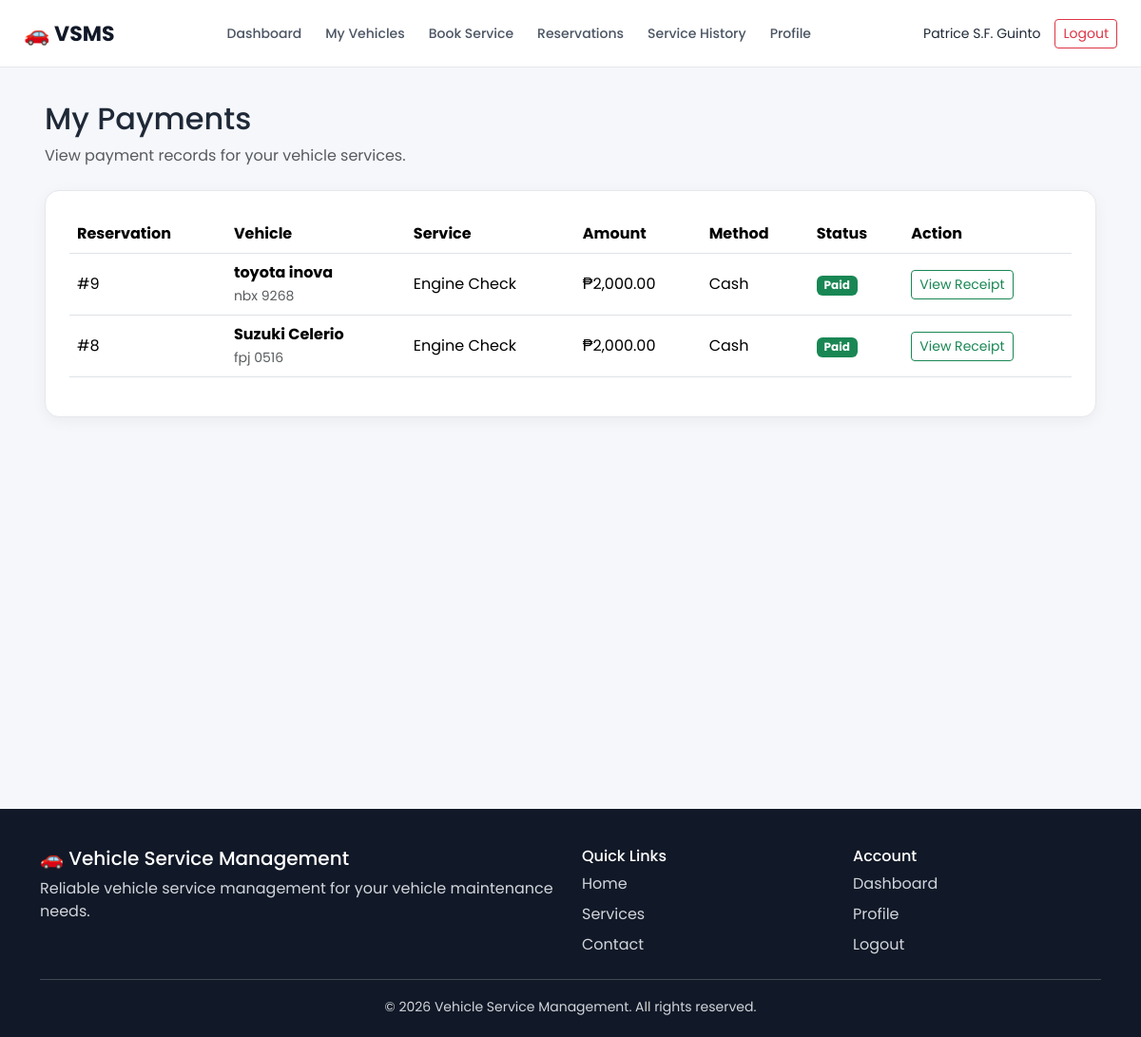
The app's page /customer/payments.php (signed in) with its own data.
### tables this page shows
CREATE TABLE `payments` (
  `id` int(11) NOT NULL,
  `reservation_id` int(11) NOT NULL,
  `amount` decimal(10,2) NOT NULL,
  `payment_method` enum('Cash','GCash','Bank Transfer','Card') NOT NULL DEFAULT 'Cash',
  `status` enum('Pending','Paid','Cancelled') NOT NULL DEFAULT 'Pending',
  `reference_number` varchar(100) DEFAULT NULL,
  `paid_at` datetime DEFAULT NULL,
  `created_at` timestamp NOT NULL DEFAULT current_timestamp()
);

CREATE TABLE `reservations` (
  `id` int(11) NOT NULL,
  `reference_number` varchar(30) DEFAULT NULL,
  `user_id` int(11) DEFAULT NULL,
  `customer_id` int(11) DEFAULT NULL,
  `vehicle_id` int(11) NOT NULL,
  `service_type` varchar(100) NOT NULL,
  `appointment_date` date NOT NULL,
  `appointment_time` time NOT NULL,
  `remarks` text DEFAULT NULL,
  `status` enum('Pending','Approved','In Progress','Completed','Cancelled') DEFAULT 'Pending',
  `mechanic_id` int(11) DEFAULT NULL,
  `created_at` timestamp NOT NULL DEFAULT current_timestamp()
);

CREATE TABLE `vehicles` (
  `id` int(11) NOT NULL,
  `user_id` int(11) DEFAULT NULL,
  `customer_id` int(11) DEFAULT NULL,
  `brand` varchar(50) NOT NULL,
  `model` varchar(50) NOT NULL,
  `year` year(4) NOT NULL,
  `plate_number` varchar(20) NOT NULL,
  `color` varchar(30) DEFAULT NULL,
  `created_at` timestamp NOT NULL DEFAULT current_timestamp()
);

### customer/payments.php (the view, shortened to what this page needs)
<?php
include "../includes/customer_header.php";
$user_id = $_SESSION['customer_id'];
$query = "
    SELECT
        p.id AS payment_id,
        p.amount,
        p.payment_method,
        p.status AS payment_status,
        p.reference_number,
        p.paid_at,
        r.id AS reservation_id,
        r.service_type,
        r.appointment_date,
        v.brand,
        v.model,
        v.plate_number
    FROM payments p
    INNER JOIN reservations r
        ON p.reservation_id = r.id
    INNER JOIN vehicles v
        ON r.vehicle_id = v.id
    WHERE r.user_id = ?
    ORDER BY p.created_at DESC
";
$stmt = mysqli_prepare($conn, $query);
mysqli_stmt_bind_param(
    $stmt,
    "i",
    $user_id
);
mysqli_stmt_execute($stmt);
$result = mysqli_stmt_get_result($stmt);
?>
<div class="container-fluid">
    <div class="mb-4">
        <h2>My Payments</h2>
        <p class="text-muted">
            View payment records for your vehicle services.
        </p>
    </div>
    <div class="dashboard-card">
        <?php if (mysqli_num_rows($result) > 0): ?>
            <div class="table-responsive">
                <table class="table table-hover align-middle">
                    <thead>
                        <tr>
                            <th>Reservation</th>
                            <th>Vehicle</th>
                            <th>Service</th>
                            <th>Amount</th>
                            <th>Method</th>
                            <th>Status</th>
                            <th>Action</th>
                        </tr>
                    </thead>
                    <tbody>
                        <?php while ($payment = mysqli_fetch_assoc($result)): ?>
                            <?php
                            $badge = 'secondary';
                            if ($payment['payment_status'] === 'Paid') {
                                $badge = 'success';
                            } elseif ($payment['payment_status'] === 'Pending') {
                                $badge = 'warning';
                            } elseif ($payment['payment_status'] === 'Cancelled') {
                                $badge = 'danger';
                            }
                            ?>
                            <tr>
                                <td>
                                    #<?= $payment['reservation_id']; ?>
                                </td>
                                <td>
                                    <strong>
                                        <?= htmlspecialchars($payment['brand']); ?>
                                        <?= htmlspecialchars($payment['model']); ?>
                                    </strong>
                                    <br>
                                    <small class="text-muted">
                                        <?= htmlspecialchars($payment['plate_number']); ?>
                                    </small>
                                </td>
                                <td>
                                    <?= htmlspecialchars($payment['service_type']); ?>
                                </td>
                                <td>
                                    ₱<?= number_format($payment['amount'], 2); ?>
                                </td>
                                <td>
                                    <?= htmlspecialchars($payment['payment_method']); ?>
                                </td>
                                <td>
                                    <span class="badge text-bg-<?= $badge; ?>">
                                        <?= htmlspecialchars($payment['payment_status']); ?>
                                    </span>
                                </td>
                                <td>
                                    <?php if ($payment['payment_status'] === 'Paid'): ?>
                                        <a
                                            href="receipt.php?id=<?= $payment['payment_id']; ?>"
                                            class="btn btn-sm btn-outline-success"
                                        >
                                            View Receipt
                                        </a>
                                    <?php else: ?>
                                        <span class="text-muted">
                                            —
                                        </span>
                                    <?php endif; ?>
                                </td>
                            </tr>
                        <?php endwhile; ?>
                    </tbody>
                </table>
            </div>
        <?php endif; ?>
    </div>
</div>
<?php
include "../includes/customer_footer.php";
?>

### includes/customer_header.php (shortened to what this page needs)
<!DOCTYPE html>
<html lang="en">
<head>
    <link
        href="https://cdn.jsdelivr.net/npm/bootstrap@5.3.3/dist/css/bootstrap.min.css"
        rel="stylesheet"
    >
    <link
        rel="stylesheet"
        href="/vehicle-service-management/css/customer.css"
    >
</head>
<body>
<?php if (isset($_SESSION['customer_id'])): ?>
<nav class="customer-navbar">
    <div class="navbar-container">
        <a
            href="/vehicle-service-management/customer/dashboard.php"
            class="navbar-brand"
        >
            🚗 VSMS
        </a>
        <ul class="navbar-menu">
            <li>
                <a href="/vehicle-service-management/customer/dashboard.php">
                    Dashboard
                </a>
            </li>
            <li>
                <a href="/vehicle-service-management/customer/vehicles.php">
                    My Vehicles
                </a>
            </li>
            <li>
                <a href="/vehicle-service-management/customer/book_service.php">
                    Book Service
                </a>
            </li>
            <li>
                <a href="/vehicle-service-management/customer/reservations.php">
                    Reservations
                </a>
            </li>
            <li>
                <a href="/vehicle-service-management/customer/service_history.php">
                    Service History
                </a>
            </li>
            <li>
                <a href="/vehicle-service-management/customer/profile.php">
                    Profile
                </a>
            </li>
        </ul>
        <div class="navbar-user">
            <span>
                <?= htmlspecialchars($_SESSION['customer_name']); ?>
            </span>
            <a
                href="/vehicle-service-management/customer/logout.php"
                class="btn btn-outline-danger btn-sm"
            >
                Logout
            </a>
        </div>
    </div>
</nav>
<?php endif; ?>
<main class="customer-main">

### includes/customer_footer.php (shortened to what this page needs)
</main>
<footer class="customer-footer">
    <div class="container">
        <div class="row">
            <div class="col-md-6">
                <h5>
                    🚗 Vehicle Service Management
                </h5>
                <p>
                    Reliable vehicle service management
                    for your vehicle maintenance needs.
                </p>
            </div>
            <div class="col-md-3">
                <h6>
                    Quick Links
                </h6>
                <a href="/vehicle-service-management/">
                    Home
                </a>
                <a href="/vehicle-service-management/services.php">
                    Services
                </a>
                <a href="/vehicle-service-management/contact.php">
                    Contact
                </a>
            </div>
            <div class="col-md-3">
                <h6>
                    Account
                </h6>
                <?php if (isset($_SESSION['customer_id'])): ?>
                    <a href="/vehicle-service-management/customer/dashboard.php">
                        Dashboard
                    </a>
                    <a href="/vehicle-service-management/customer/profile.php">
                        Profile
                    </a>
                    <a href="/vehicle-service-management/customer/logout.php">
                        Logout
                    </a>
                <?php endif; ?>
            </div>
        </div>
        <hr>
        <div class="text-center">
            <small>
                © 2026 Vehicle Service Management.
                All rights reserved.
            </small>
        </div>
    </div>
</footer>
</body>
</html>

### css/customer.css (style rules this page uses)
* { box-sizing: border-box; }
body { margin: 0; font-family: 'Poppins', sans-serif; background: #f5f7fb; color: #1f2937; }
.customer-navbar { background: #ffffff; border-bottom: 1px solid #e5e7eb; position: sticky; top: 0; z-index: 1000; }
.navbar-container { max-width: 1400px; margin: auto; min-height: 70px; padding: 0 25px; display: flex; align-items: center; justify-content: space-between; }
.navbar-brand { font-size: 22px; font-weight: 700; text-decoration: none; color: #111827; }
.navbar-menu { list-style: none; display: flex; gap: 25px; margin: 0; padding: 0; }
.navbar-menu a { text-decoration: none; color: #4b5563; font-size: 14px; font-weight: 500; transition: 0.2s; }
.navbar-user { display: flex; align-items: center; gap: 15px; font-size: 14px; }
.customer-main { min-height: calc(100vh - 70px); padding: 35px; }
.customer-footer { margin-top: 50px; padding: 40px 0 20px; background: #111827; color: #d1d5db; }
.customer-footer h5, .customer-footer h6 { color: #ffffff; }
.customer-footer a { display: block; color: #d1d5db; text-decoration: none; margin-bottom: 8px; }
.dashboard-card { background: #ffffff; border-radius: 15px; padding: 25px; border: 1px solid #e5e7eb; box-shadow: 0 4px 15px rgba(0, 0, 0, 0.05); }

### records on screen
payments: reservation "9", vehicles.brand "toyota", vehicles.model "inova", vehicles.plate_number "nbx 9268", reservation.service_type "Engine Check", amount "2,000.00", payment_method "Cash", status "Paid"
payments: reservation "8", vehicles.brand "Suzuki", vehicles.model "Celerio", vehicles.plate_number "fpj 0516", reservation.service_type "Engine Check", amount "2,000.00", payment_method "Cash", status "Paid"

### other values on screen
$_SESSION['customer_name'] "Patrice S.F. Guinto"
